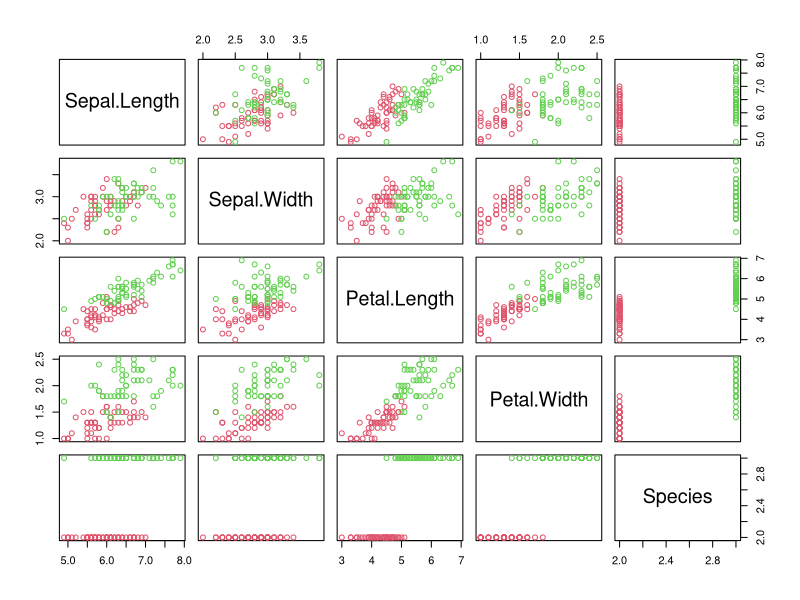

Here is the R script that generated this plot: (Note: this script raises an error after producing the figure.)
# Logistic regression

# 장점: 원인과 결과를 규명할 수 있다.
# 종속변수가 두 가지 결과만 가지는 경우의 회귀분석

install.packages("dplyr")
library("dplyr")

data(iris)
iris %>% summary()

iris.use <- iris %>% filter(Species %in% c("versicolor", "virginica"))

iris.use %>% summary()

plot.col <- iris.use$Species %>% as.integer()
plot(iris.use, col=plot.col)

model <- glm(Species ~ ., data=iris.use, family="binomial")

model %>% summary()

# 

pred <- predict(model, iris.use, type="response")
pred.val <- ifelse(pred>0.5, 1, 0)

# 교차표를 통해 얼마나 잘 됐는지 확인한다.

x <- pred.val
y <- iris.use$Species
table(x,y)
  
  
# 변수선택 - 모수 절약의 원칙(priciple of parisomy)
model.step <- step(model)
model.step %>% summary()
  
  
  
  
x <- pred.step.val
y <- iris.use$Species
table(x,y)
  
  
  
































